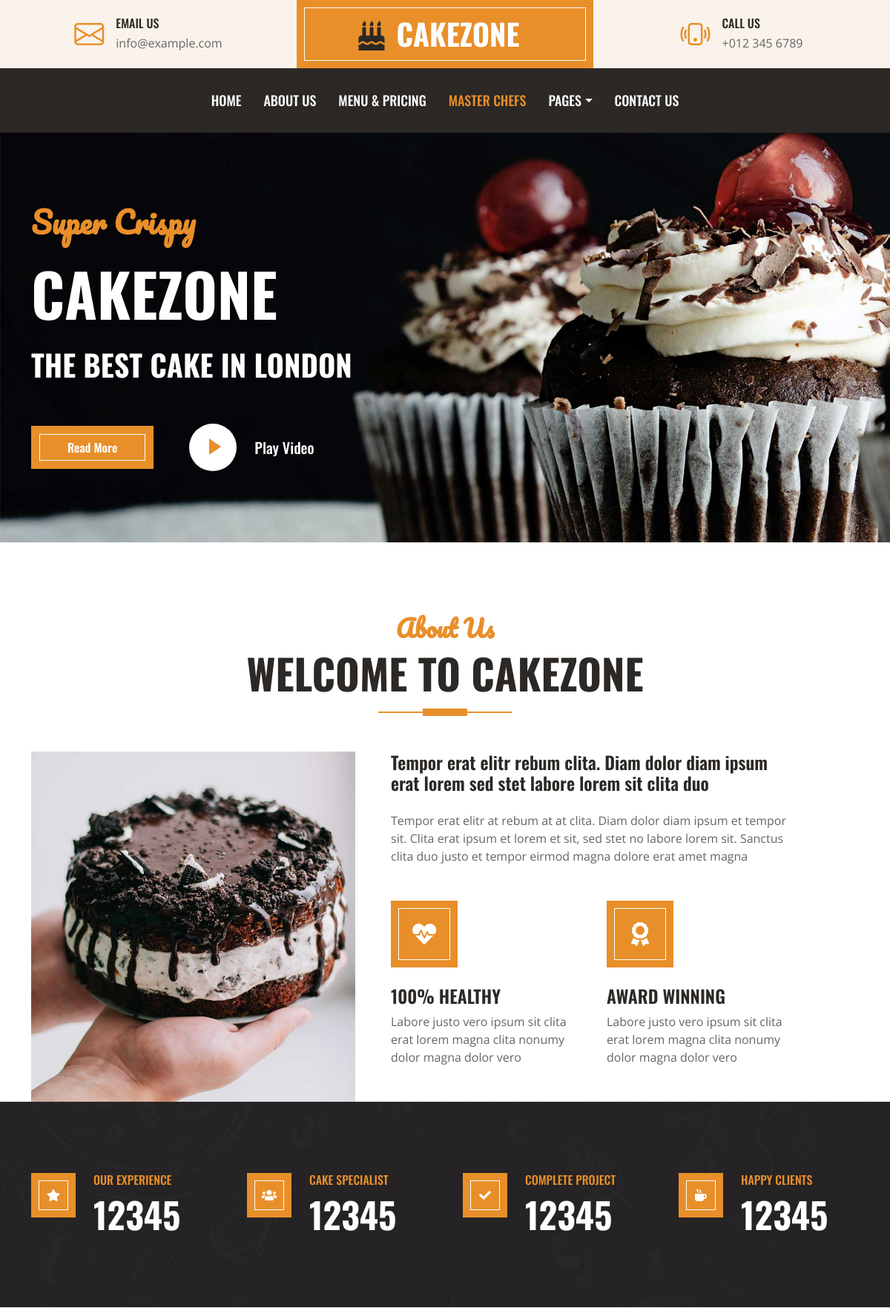
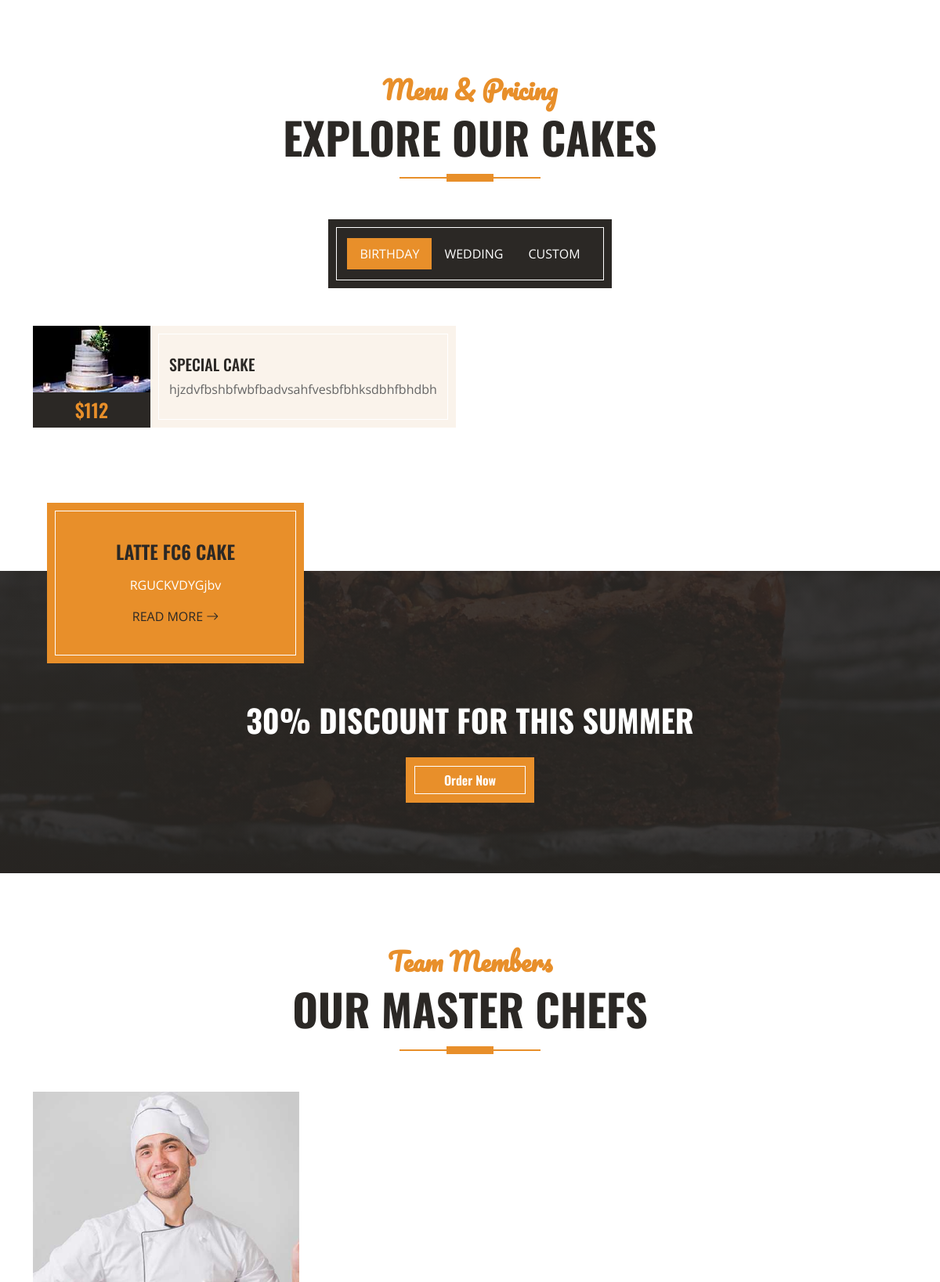
The page / (upper part) on the database its author committed (2 pictures, top to bottom).
### logic/models.py (models this page shows, shortened)
class B_cake(models.Model):
    name = models.CharField(max_length=250)
    cost = models.IntegerField()
    bio = models.TextField()
    img = models.ImageField(upload_to='index/img')
    slug = models.SlugField(max_length=200)
    def get_absolute_url(self):
        return reverse("birthdaydetail", args=[self.slug])

class Category(models.Model):
    name = models.CharField(max_length=200)
    bio = models.CharField(max_length=200)
    full_info = models.TextField()
    img = models.ImageField(upload_to='index/img')
    slug = models.SlugField(max_length=200)
    def get_absolute_url(self):
        return reverse("categorydetail", args=[self.slug])

### logic/views.py (the view)
# urls.py: path('', index, name='index'),
def index(request):
    newsletter = NewsletterForm(request.POST or None)
    if request.method=="POST" and newsletter.is_valid():
        newsletter.save()
        return HttpResponse("<h2>Emailingiz muvaffaqiyatli tarzda yuborildi!")
    b_cake = B_cake.objects.all()
    wedding = Wedding.objects.all()
    custom = Custom.objects.all()
    category = Category.objects.all()
    team = Team.objects.all()
    test = Testimonial.objects.all()
    context = {
        "newsletter": newsletter,
        "team": team,
        "test": test,
        "category": category,
        "b_cake": b_cake,
        "wedding": wedding,
        "custom": custom,
    }
    return render(request, "index.html", context=context)

### logic/models.py (called while the page is built)
    def get_absolute_url(self):
        return reverse("customdetail", args=[self.slug])

    def get_absolute_url(self):
        return reverse("weddingdetail", args=[self.slug])

    def get_absolute_url(self):
        return reverse("teamdetail", args=[self.slug])

    def get_absolute_url(self):
        return reverse("testimonialdetail", args=[self.slug])

### templates/index.html (shortened to what this page needs)
{% extends 'base.html' %}
{% load static%}
{% block content %}
    <div class="container-fluid bg-primary py-5 mb-5 hero-header">
        <div class="container py-5">
            <div class="row justify-content-start">
                <div class="col-lg-8 text-center text-lg-start">
                    <h1 class="font-secondary text-primary mb-4">Super Crispy</h1>
                    <h1 class="display-1 text-uppercase text-white mb-4">CakeZone</h1>
                    <h1 class="text-uppercase text-white">The Best Cake In London</h1>
                    <div class="d-flex align-items-center justify-content-center justify-content-lg-start pt-5">
                        <a href="" class="btn btn-primary border-inner py-3 px-5 me-5">Read More</a>
                        <button type="button" class="btn-play" data-bs-toggle="modal"
                            data-src="https://www.youtube.com/embed/DWRcNpR6Kdc" data-bs-target="#videoModal">
                            <span></span>
                        </button>
                        <h5 class="font-weight-normal text-white m-0 ms-4 d-none d-sm-block">Play Video</h5>
                    </div>
                </div>
            </div>
        </div>
    </div>
    <div class="container-fluid pt-5">
        <div class="container">
            <div class="section-title position-relative text-center mx-auto mb-5 pb-3" style="max-width: 600px;">
                <h2 class="text-primary font-secondary">About Us</h2>
                <h1 class="display-4 text-uppercase">Welcome To CakeZone</h1>
            </div>
            <div class="row gx-5">
                <div class="col-lg-5 mb-5 mb-lg-0" style="min-height: 400px;">
                    <div class="position-relative h-100">
                        <img class="position-absolute w-100 h-100" src="{% static 'img/about.jpg' %}" style="object-fit: cover;">
                    </div>
                </div>
                <div class="col-lg-6 pb-5">
                    <h4 class="mb-4">Tempor erat elitr rebum clita. Diam dolor diam ipsum erat lorem sed stet labore lorem sit clita duo</h4>
                    <p class="mb-5">Tempor erat elitr at rebum at at clita. Diam dolor diam ipsum et tempor sit. Clita erat ipsum et lorem et sit, sed stet no labore lorem sit. Sanctus clita duo justo et tempor eirmod magna dolore erat amet magna</p>
                    <div class="row g-5">
                        <div class="col-sm-6">
                            <div class="d-flex align-items-center justify-content-center bg-primary border-inner mb-4" style="width: 90px; height: 90px;">
                                <i class="fa fa-heartbeat fa-2x text-white"></i>
                            </div>
                            <h4 class="text-uppercase">100% Healthy</h4>
                            <p class="mb-0">Labore justo vero ipsum sit clita erat lorem magna clita nonumy dolor magna dolor vero</p>
                        </div>
                        <div class="col-sm-6">
                            <div class="d-flex align-items-center justify-content-center bg-primary border-inner mb-4" style="width: 90px; height: 90px;">
                                <i class="fa fa-award fa-2x text-white"></i>
                            </div>
                            <h4 class="text-uppercase">Award Winning</h4>
                            <p class="mb-0">Labore justo vero ipsum sit clita erat lorem magna clita nonumy dolor magna dolor vero</p>
                        </div>
                    </div>
                </div>
            </div>
        </div>
    </div>
    <div class="container-fluid bg-img py-5 mb-5">
        <div class="container py-5">
            <div class="row gx-5 gy-4">
                <div class="col-lg-3 col-md-6">
                    <div class="d-flex">
                        <div class="bg-primary border-inner d-flex align-items-center justify-content-center mb-3" style="width: 60px; height: 60px;">
                            <i class="fa fa-star text-white"></i>
                        </div>
                        <div class="ps-4">
                            <h6 class="text-primary text-uppercase">Our Experience</h6>
                            <h1 class="display-5 text-white mb-0" data-toggle="counter-up">12345</h1>
                        </div>
                    </div>
                </div>
                <div class="col-lg-3 col-md-6">
                    <div class="d-flex">
                        <div class="bg-primary border-inner d-flex align-items-center justify-content-center mb-3" style="width: 60px; height: 60px;">
                            <i class="fa fa-users text-white"></i>
                        </div>
                        <div class="ps-4">
                            <h6 class="text-primary text-uppercase">Cake Specialist</h6>
                            <h1 class="display-5 text-white mb-0" data-toggle="counter-up">12345</h1>
                        </div>
                    </div>
                </div>
                <div class="col-lg-3 col-md-6">
                    <div class="d-flex">
                        <div class="bg-primary border-inner d-flex align-items-center justify-content-center mb-3" style="width: 60px; height: 60px;">
                            <i class="fa fa-check text-white"></i>
                        </div>
                        <div class="ps-4">
                            <h6 class="text-primary text-uppercase">Complete Project</h6>
                            <h1 class="display-5 text-white mb-0" data-toggle="counter-up">12345</h1>
                        </div>
                    </div>
                </div>
                <div class="col-lg-3 col-md-6">
                    <div class="d-flex">
                        <div class="bg-primary border-inner d-flex align-items-center justify-content-center mb-3" style="width: 60px; height: 60px;">
                            <i class="fa fa-mug-hot text-white"></i>
                        </div>
                        <div class="ps-4">
                            <h6 class="text-primary text-uppercase">Happy Clients</h6>
                            <h1 class="display-5 text-white mb-0" data-toggle="counter-up">12345</h1>
                        </div>
                    </div>
                </div>
            </div>
        </div>
    </div>
    <div class="container-fluid about py-5">
        <div class="container">
            <div class="section-title position-relative text-center mx-auto mb-5 pb-3" style="max-width: 600px;">
                <h2 class="text-primary font-secondary">Menu & Pricing</h2>
                <h1 class="display-4 text-uppercase">Explore Our Cakes</h1>
            </div>
            <div class="tab-class text-center">
                <ul class="nav nav-pills d-inline-flex justify-content-center bg-dark text-uppercase border-inner p-4 mb-5">
                    <li class="nav-item">
                        <a class="nav-link text-white active" data-bs-toggle="pill" href="#tab-1">Birthday</a>
                    </li>
                    <li class="nav-item">
                        <a class="nav-link text-white" data-bs-toggle="pill" href="#tab-2">Wedding</a>
                    </li>
                    <li class="nav-item">
                        <a class="nav-link text-white" data-bs-toggle="pill" href="#tab-3">Custom</a>
                    </li>
                </ul>
                <div class="tab-content">
                    <div id="tab-1" class="tab-pane fade show p-0 active">
                        <div class="row g-3">
                            {% for br in b_cake %}
                            <div class="col-lg-6">
                                <div class="d-flex h-100">
                                    <div class="flex-shrink-0">
                                        <img class="img-fluid" src="{{br.img.url}}" alt="" style="width: 150px; height: 85px;">
                                        <h4 class="bg-dark text-primary p-2 m-0" >${{br.cost}}</h4>
                                    </div>
                                    <div class="d-flex flex-column justify-content-center text-start bg-secondary border-inner px-4">
                                        <a href="{{br.get_absolute_url}}" class="text-uppercase" ><h5>{{br.name}} Cake</h5></a>
                                        <span>{{br.bio}}</span>
                                    </div>
                                </div>
                            </div>
                            {% endfor %}
                        </div>
                    </div>
                </div>
            </div>
        </div>
    </div>
    <div class="container-fluid service position-relative px-5 mt-5" style="margin-bottom: 135px;">
        <div class="container">
            <div class="row g-5">
                {% for ca in category %}
                <div class="col-lg-4 col-md-6">
                    <div class="bg-primary border-inner text-center text-white p-5">
                        <h4 class="text-uppercase mb-3">{{ca.name}} Cake</h4>
                        <p>{{ca.bio}}</p>
                        <a class="text-uppercase text-dark" href="{{ca.get_absolute_url}}">Read More <i class="bi bi-arrow-right"></i></a>
                    </div>
                </div>
                {%endfor%}
                <div class="col-lg-12 col-md-6 text-center">
                    <h1 class="text-uppercase text-light mb-4">30% Discount For This Summer</h1>
                    <a href="" class="btn btn-primary border-inner py-3 px-5">Order Now</a>
                </div>
            </div>
        </div>
    </div>
    <div class="container-fluid py-5">
        <div class="container">
            <div class="section-title position-relative text-center mx-auto mb-5 pb-3" style="max-width: 600px;">
                <h2 class="text-primary font-secondary">Team Members</h2>
                <h1 class="display-4 text-uppercase">Our Master Chefs</h1>
            </div>
            <div class="row g-5">
                {%for t in team %}
                <div class="col-lg-4 col-md-6">
                    <div class="team-item">
                        <div class="position-relative overflow-hidden">
                        </div>
                    </div>
                </div>
                {% endfor %}
            </div>
        </div>
    </div>
{% endblock content %}

### static/css/style.css (style rules this page uses)
:root { --primary: #E88F2A; --secondary: #FAF3EB; --light: #FFFFFF; --dark: #2B2825; }
.font-secondary { font-family: 'Pacifico', cursive; }
h1, h2, .font-weight-bold { font-weight: 700 !important; }
h3, h4, .font-weight-semi-bold { font-weight: 600 !important; }
h5, h6, .font-weight-medium { font-weight: 500 !important; }
.btn { font-family: 'Oswald', sans-serif; font-weight: 600; transition: .5s; }
.btn-primary { color: #FFFFFF; }
.border-inner { position: relative; }
.border-inner * { position: relative; z-index: 1; }
.border-inner::before { position: absolute; content: ""; top: 10px; right: 10px; bottom: 10px; left: 10px; background: none; border: 1px solid var(--light); z-index: 0; }
.hero-header { background: url(../img/hero.jpg) top right no-repeat; background-size: cover; }
.btn-play { position: relative; display: block; box-sizing: content-box; width: 16px; height: 26px; border-radius: 100%; border: none; outline: none !important; padding: 18px 20px 20px 28px; background: #FFFFFF; }
.btn-play:before { content: ""; position: absolute; z-index: 0; left: 50%; top: 50%; transform: translateX(-50%) translateY(-50%); display: block; width: 60px; height: 60px; background: #FFFFFF; border-radius: 100%; animation: pulse-border 1500ms ease-out infinite; }
.btn-play:after { content: ""; position: absolute; z-index: 1; left: 50%; top: 50%; transform: translateX(-50%) translateY(-50%); display: block; width: 60px; height: 60px; background: #FFFFFF; border-radius: 100%; transition: all 200ms; }
.btn-play span { display: block; position: relative; z-index: 3; width: 0; height: 0; left: -1px; border-left: 16px solid var(--primary); border-top: 11px solid transparent; border-bottom: 11px solid transparent; }
.section-title::before { position: absolute; content: ""; width: 60px; height: 10px; left: 50%; bottom: 0; margin-left: -30px; background: var(--primary); }
.section-title::after { position: absolute; content: ""; width: 180px; height: 2px; left: 50%; bottom: 4px; margin-left: -90px; background: var(--primary); }
.service::after, .contact::after { position: absolute; content: ""; width: 100%; height: calc(100% - 45px); top: 135px; left: 0; background: linear-gradient(rgba(43, 40, 37, .9), rgba(43, 40, 37, .9)), url(../img/service.jpg) center center no-repeat; background-size: cover; z-index: -1; }
.bg-img { background: linear-gradient(rgba(43, 40, 37, .5), rgba(43, 40, 37, .5)), url(../img/bg.jpg) center center no-repeat; background-size: cover; }

### rows shown on the page
B_cake: img (picture), cost "112", name "SPECIAL", bio "hjzdvfbshbfwbfbadvsahfvesbfbhksdbhfbhdbh"
Category: name "LATTE FC6", bio "RGUCKVDYGjbv"
